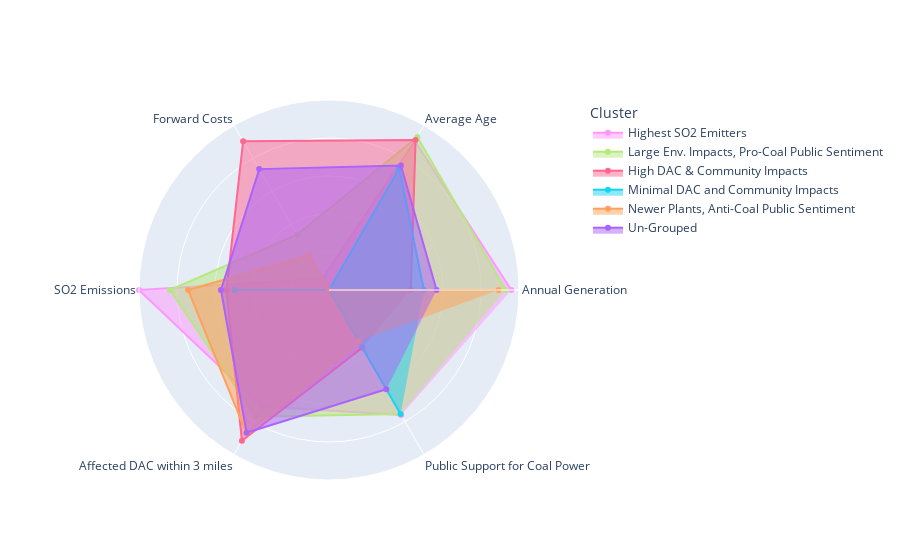

Source (notebook cell):
### Code cell
fig = go.Figure()

for i in range(0, 6):
    fig.add_trace(go.Scatterpolar(
      r=list(vis_df.iloc[i]),
      theta=list(['Annual Generation', 'Average Age', 'Forward Costs', 'SO2 Emissions', 'Affected DAC within 3 miles', 'Public Support for Coal Power']),
      fill='toself', 
      line_color=px.colors.qualitative.Plotly_r[i+1],
      name = labelsList[i]
    ))

fig.update_layout(
  polar=dict(
    radialaxis=dict(
      visible=True,
      range=[0, 1],
      showticklabels=False
    ),
  ),
  showlegend=True,
  legend_title='Cluster'
)

fig.show()

### Figure 1 — Plotly figure (JSON) as saved in the notebook; plotly's stock layout.template omitted (floating-point values rounded to 4 significant figures)
{"data": [{"fill": "toself", "line": {"color": "#FF97FF"}, "name": "Highest SO2 Emitters", "r": [0.96, 0.9046, 0.06767, 1.0, 0.7083, 0.76], "theta": ["Annual Generation", "Average Age", "Forward Costs", "SO2 Emissions", "Affected DAC within 3 miles", "Public Support for Coal Power"], "type": "scatterpolar"}, {"fill": "toself", "line": {"color": "#B6E880"}, "name": "Large Env. Impacts, Pro-Coal Public Sentiment", "r": [0.9296, 0.9302, 0.3363, 0.8371, 0.7697, 0.7536], "theta": ["Annual Generation", "Average Age", "Forward Costs", "SO2 Emissions", "Affected DAC within 3 miles", "Public Support for Coal Power"], "type": "scatterpolar"}, {"fill": "toself", "line": {"color": "#FF6692"}, "name": "High DAC & Community Impacts", "r": [0.4306, 0.9114, 0.904, 0.5395, 0.9164, 0.3505], "theta": ["Annual Generation", "Average Age", "Forward Costs", "SO2 Emissions", "Affected DAC within 3 miles", "Public Support for Coal Power"], "type": "scatterpolar"}, {"fill": "toself", "line": {"color": "#19D3F3"}, "name": "Minimal DAC and Community Impacts", "r": [0.4996, 0.7388, 0, 0.4973, 0, 0.7534], "theta": ["Annual Generation", "Average Age", "Forward Costs", "SO2 Emissions", "Affected DAC within 3 miles", "Public Support for Coal Power"], "type": "scatterpolar"}, {"fill": "toself", "line": {"color": "#FFA15A"}, "name": "Newer Plants, Anti-Coal Public Sentiment", "r": [0.8924, 0, 0.2098, 0.7416, 0.8699, 0.3116], "theta": ["Annual Generation", "Average Age", "Forward Costs", "SO2 Emissions", "Affected DAC within 3 miles", "Public Support for Coal Power"], "type": "scatterpolar"}, {"fill": "toself", "line": {"color": "#AB63FA"}, "name": "Un-Grouped", "r": [0.5662, 0.757, 0.7346, 0.5686, 0.8672, 0.6031], "theta": ["Annual Generation", "Average Age", "Forward Costs", "SO2 Emissions", "Affected DAC within 3 miles", "Public Support for Coal Power"], "type": "scatterpolar"}], "layout": {"legend": {"title": {"text": "Cluster"}}, "polar": {"radialaxis": {"range": [0, 1], "showticklabels": false, "visible": true}}, "showlegend": true}}
